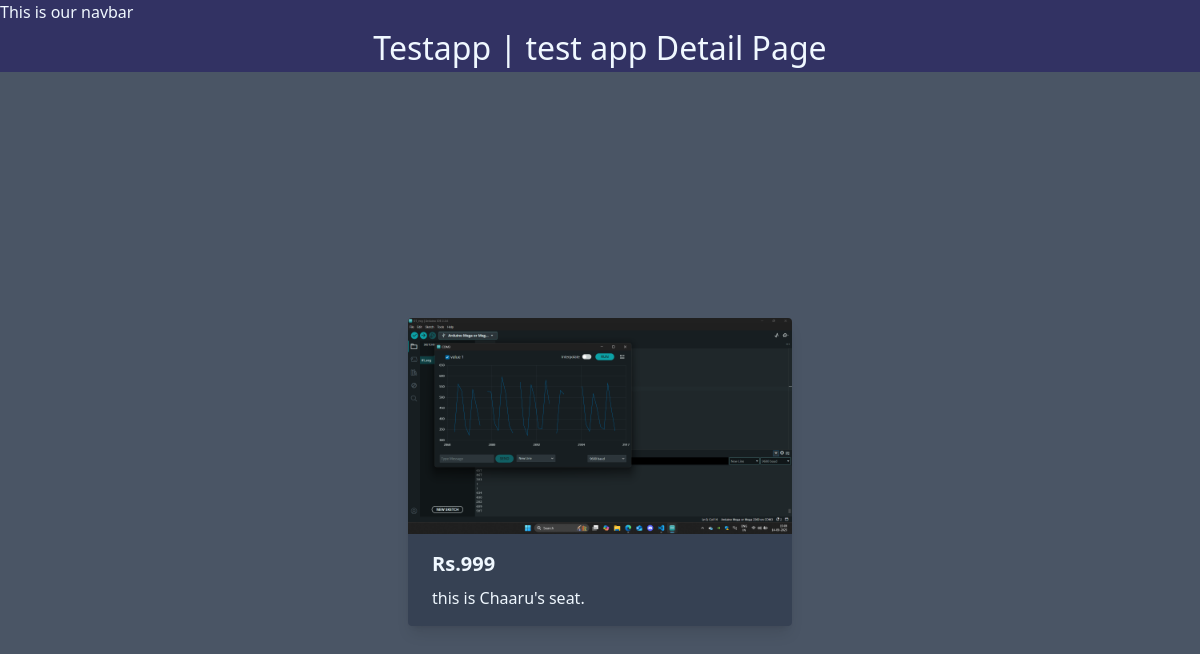
Screenshot of /testapp/3/ with the database file from the repository.
### testapp/models.py (models this page shows, shortened)
class testappVariety(models.Model):
    TEST_TYPE_CHOICE = [
        ('MD', 'Middle'),
        ('WD', 'Window'),
        ('AL', 'Aile'),
    ]
    name = models.CharField(max_length=50)
    image = models.ImageField(upload_to='testapps/')
    date_added = models.DateTimeField(default=timezone.now)
    type = models.CharField(max_length=2, choices=TEST_TYPE_CHOICE)
    description = models.TextField(default='')
    price = models.TextField(default='')

### testapp/views.py (the view)
# urls.py: path('<int:seat_id>/', views.seat_detail, name ='seat_detail'),
def seat_detail(request, seat_id):
    seat = get_object_or_404(testappVariety, pk=seat_id)
    return render(request, 'testapp/testapp_detail.html', {'seat': seat})

### testapp/templates/testapp/testapp_detail.html (shortened to what this page needs)
{% extends "layout.html" %}
{% block content %}
<h1>Testapp | test app Detail Page</h1>
<div class="flex justify-center items-center min-h-screen bg-gray-600 ">
    <div class="max-w-sm rounded overflow-hidden shadow-lg">
        <img class="w-full" src="{{seat.image.url}}" alt="Sunset in the mountains">
        <div class="px-6 py-4 bg-gray-700">
          <div class="font-bold text-xl mb-2">Rs.{{seat.price}}</div>
          <p class="text-shadow-indigo-200 text-base">
            {{seat.description}}
          </p>
        </div>
    </div>
</div>
{% endblock %}

### static/style.css (style rules this page uses)
body { background-color: rgb(50, 50, 99); color:aliceblue; }
h1 { text-align: center; font-size: 2em; }

### rows the page displays
testappVariety: image (picture), price "999", description "this is Chaaru's seat."
